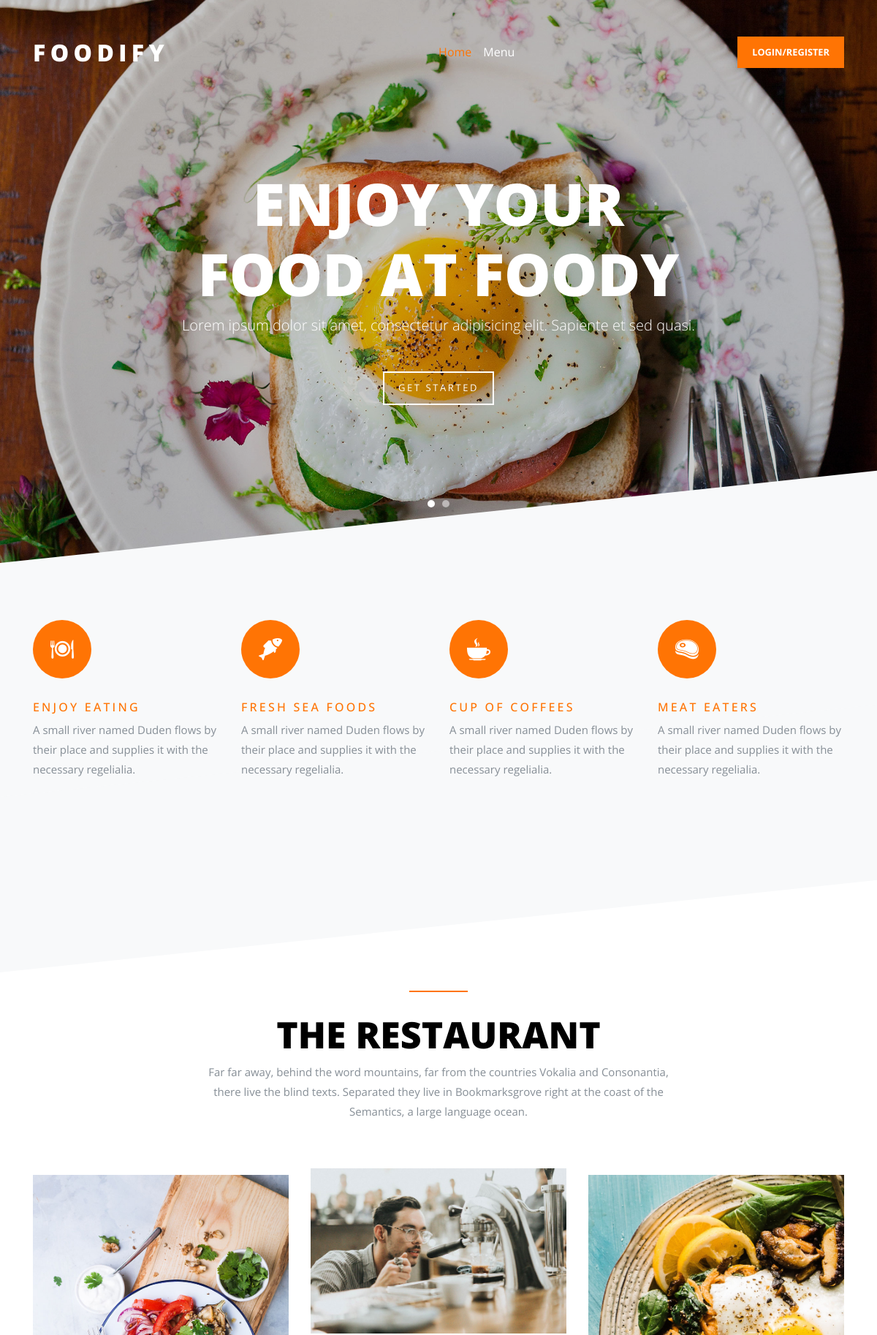
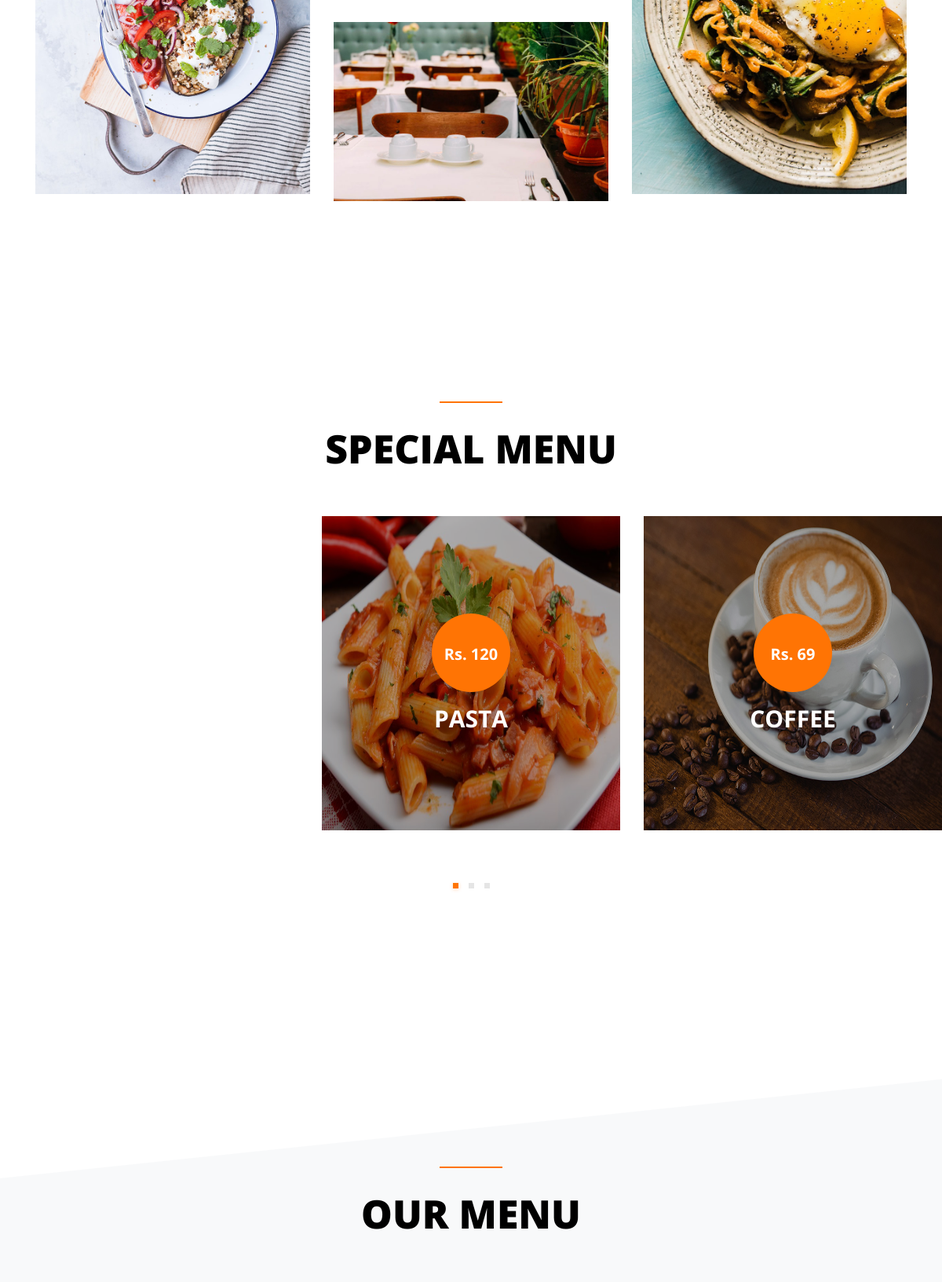
The page / (upper part) on the database its author committed (2 pictures, top to bottom).
### menu/models.py (models this page shows)
class Menu(models.Model):
    item_id = models.AutoField(primary_key=True)
    item_name = models.CharField(max_length=50)
    item_price = models.CharField(max_length=10)
    item_desc = models.TextField()
    item_img = models.ImageField(upload_to='menu/static/img')
    special = models.BooleanField(default=False)

### menu/views.py (the view)
# urls.py: path('', views.index, name="home"),
def index(request):
    menuItems = models.Menu.objects.all()[:4]
    menuList, innerList = getMenuItems(menuItems)
    specialItems = models.Menu.objects.filter(special=True)
    if len(specialItems) < 1:
        specialItems = None
    return render(request, 'menu/home.html', {'menuitems': menuList, 'innerList': innerList,
                                              'specialItems': specialItems})

### menu/views.py (called while the page is built)
def getMenuItems(menuItems):
    menuList = []
    count = 0
    innerList = []
    for items in menuItems:
        count += 1
        print(items)
        innerList.append(items)
        if count % 2 == 0 and count != 0:
            menuList.append(innerList)
            innerList = []
    if len(innerList) > 0:
        pass
    else:
        innerList = None
    return menuList, innerList

### menu/templates/menu/home.html (shortened to what this page needs)
<!DOCTYPE html>
<html lang="en">
{% load static %}
  <head>
    <link rel="stylesheet" href="{% static 'css/bootstrap.css' %}">
    <link rel="stylesheet" href="/static/css/style.css" type="text/css">
    <link rel="stylesheet" href="{% static 'css/animate.css' %}">
    <link rel="stylesheet" href='{% static "css/owl.carousel.min.css" %}'>
    <link rel="stylesheet" href='{% static "css/aos.css" %}'>
    <link rel="stylesheet" href="{% static 'css/magnific-popup.css' %}">
    <link rel="stylesheet" href="{% static 'fonts/ionicons/css/ionicons.min.css' %}">
    <link rel="stylesheet" href="{% static 'fonts/fontawesome/css/font-awesome.min.css' %}">
    <link href="{% static 'fonts/flaticon/font/flaticon.css' %}" rel="stylesheet">
    <link href="{% static 'css/style.css' %}" rel="stylesheet">
  </head>
  <body>
    <header role="banner">
      <nav class="navbar navbar-expand-md navbar-dark bg-dark">
        <div class="container">
          <a class="navbar-brand" href="index.html">Foodify</a>
          <div class="collapse navbar-collapse" id="navbarsExample05">
            <ul class="navbar-nav ml-auto pl-lg-5 pl-0">
              <li class="nav-item">
                <a class="nav-link active" href="{% url 'home' %}">Home</a>
              </li>
              <li class="nav-item">
                <a class="nav-link" href="{% url 'menu' %}">Menu</a>
              </li>
            </ul>
            <ul class="navbar-nav ml-auto">
              <li class="nav-item cta-btn">
                {% if not user.is_authenticated %}
                <a class="nav-link" href="{% url 'register' %}">Login/Register</a>
                {% else %}
                {% if user.type == "customer" %}
                <a class="nav-link" href="{% url 'order' %}">View Your Orders</a>
                {% else %}
                <a class="nav-link" href="{% url 'order' %}">Review Orders</a>
                {% endif %}
                {% endif %}
              </li>
            </ul>
          </div>
        </div>
      </nav>
    </header>
    <div class="slider-wrap">
      <section class="home-slider owl-carousel">
        <div class="slider-item" style="background-image: url({% static 'img/hero_1.jpg' %});">
          <div class="container">
            <div class="row slider-text align-items-center justify-content-center">
              <div class="col-md-8 text-center col-sm-12 ">
                <h1 data-aos="fade-up">Enjoy Your Food at Foody</h1>
                <p class="mb-5" data-aos="fade-up" data-aos-delay="100">Lorem ipsum dolor sit amet, consectetur adipisicing elit. Sapiente et sed quasi.</p>
                <p data-aos="fade-up" data-aos-delay="200"><a href="#" class="btn btn-white btn-outline-white">Get Started</a></p>
              </div>
            </div>
          </div>
        </div>
      </section>
    </div>
    <section class="section bg-light py-5  bottom-slant-gray">
      <div class="container">
        <div class="row">
          <div class="col-md-6 mb-4 mb-lg-0 col-lg-3 text-left service-block" data-aos="fade-up" data-aos-delay="">
            <span class="wrap-icon"><span class="flaticon-dinner d-block mb-4"></span></span>
            <h3 class="mb-2 text-primary">Enjoy Eating</h3>
            <p>A small river named Duden flows by their place and supplies it with the necessary regelialia.</p>
          </div>
          <div class="col-md-6 mb-4 mb-lg-0 col-lg-3 text-left service-block" data-aos="fade-up" data-aos-delay="100">
            <span class="wrap-icon"><span class="flaticon-fish d-block mb-4"></span></span>
            <h3 class="mb-2 text-primary">Fresh Sea Foods</h3>
            <p>A small river named Duden flows by their place and supplies it with the necessary regelialia.</p>
          </div>
          <div class="col-md-6 mb-4 mb-lg-0 col-lg-3 text-left service-block" data-aos="fade-up" data-aos-delay="200">
            <span class="wrap-icon"><span class="flaticon-hot-coffee-rounded-cup-on-a-plate-from-side-view d-block mb-4"></span></span>
            <h3 class="mb-2 text-primary">Cup of Coffees</h3>
            <p>A small river named Duden flows by their place and supplies it with the necessary regelialia.</p>
          </div>
          <div class="col-md-6 mb-4 mb-lg-0 col-lg-3 text-left service-block" data-aos="fade-up" data-aos-delay="300">
            <span class="wrap-icon"><span class="flaticon-meat d-block mb-4"></span></span>
            <h3 class="mb-2 text-primary">Meat Eaters</h3>
            <p>A small river named Duden flows by their place and supplies it with the necessary regelialia.</p>
          </div>
        </div>
      </div>
    </section>
    <section class="section pb-0">
      <div class="container">
        <div class="row mb-5 justify-content-center" data-aos="fade">
            <div class="col-md-7 text-center heading-wrap">
              <h2 data-aos="fade-up">The Restaurant</h2>
              <p data-aos="fade-up" data-aos-delay="100">Far far away, behind the word mountains, far from the countries Vokalia and Consonantia, there live the blind texts. Separated they live in Bookmarksgrove right at the coast of the Semantics, a large language ocean.</p>
            </div>
          </div>
        <div class="row align-items-center">
          <div class="col-lg-4">
            <img src="{% static 'img/dishes_1.jpg' %}" alt="Image" class="img-fluid about_img_1" data-aos="fade" data-aos-delay="200">
          </div>
          <div class="col-lg-4">
            <img src="{% static 'img/about_1.jpg' %}" alt="Image" class="img-fluid about_img_1" data-aos="fade" data-aos-delay="300">
            <img src="{% static 'img/about_2.jpg' %}" alt="Image" class="img-fluid about_img_1" data-aos="fade" data-aos-delay="400">
          </div>
          <div class="col-lg-4">
            <img src="{% static 'img/dishes_3.jpg' %}" alt="Image" class="img-fluid about_img_1" data-aos="fade" data-aos-delay="500">
          </div>
        </div>
      </div>
    </section>
    <section class="section ">
      {% if specialItems is not None %}
      <div class="clearfix mb-5 pb-5">
        <div class="container-fluid mb-5">
          <div class="row" data-aos="fade">
            <div class="col-md-12 text-center heading-wrap">
              <h2>Special Menu</h2>
            </div>
          </div>
        </div>
        <div class="owl-carousel centernonloop">
          {% for items in specialItems %}
          <a href="{% url 'menu' %}" class="item-dishes" data-aos="fade-right" data-aos-delay="100">
            <div class="text">
              <p class="dishes-price">{{items.item_price}}</p>
              <h2 class="dishes-heading">{{items.item_name}}</h2>
            </div>
          </a>
          {% endfor %}
        </div>
      </div>
      {% endif %}
    </section>
    <section class="section bg-light  top-slant-white bottom-slant-gray">
      <div class="clearfix mb-5 pb-5">
        <div class="container-fluid">
          <div class="row" data-aos="fade">
            <div class="col-md-12 text-center heading-wrap">
              <h2>Our Menu</h2>
            </div>
          </div>
        </div>
      </div>
    </section>
  </body>
</html>

### rows shown on the page
Menu: item_price "Rs. 120", item_name "PASTA"
Menu: item_price "Rs. 69", item_name "COFFEE"
